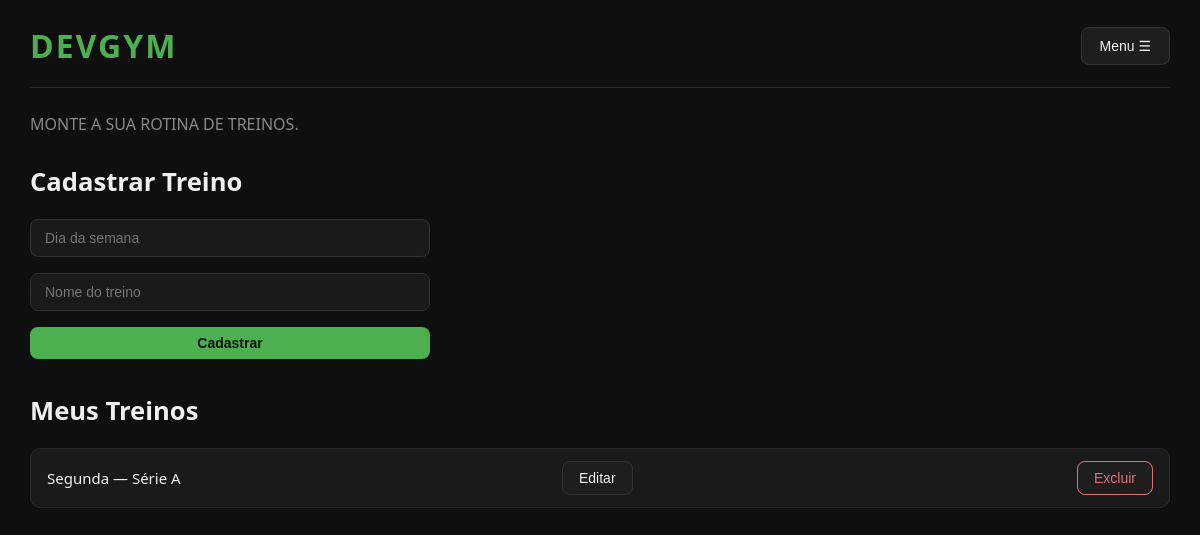
The page / (signed in) on the database as committed earlier.
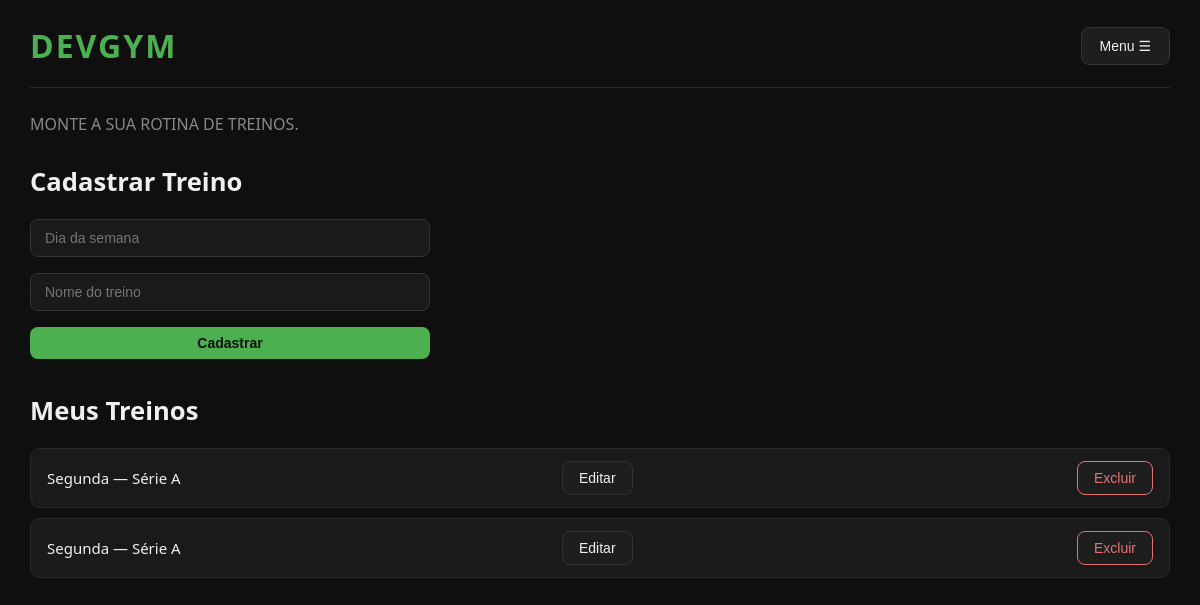
The same page on the database as committed later.
### Projeto academia/app.py (models this page shows)
class Treino(db.Model):
    id = db.Column(db.Integer, primary_key=True)
    dia_semana = db.Column(db.String(20), nullable=False)
    nome = db.Column(db.String(100), nullable=False)
    usuario_id = db.Column(db.Integer, db.ForeignKey('usuario.id'), nullable=False)
    data_criacao = db.Column(db.DateTime, default=datetime.utcnow)
    ativo = db.Column(db.Boolean, default=True)
    notas = db.Column(db.Text, default="")
    exercicios = db.relationship('Exercicio', backref='treino', cascade="all, delete-orphan")

### Projeto academia/app.py (the view)
@app.route('/')
def index():
    if 'usuario_id' not in session:
        return redirect('/login')
    treinos = Treino.query.filter_by(usuario_id=session['usuario_id'], ativo=True).all()
    return render_template('index.html', treinos=treinos)

### Projeto academia/templates/index.html
{% extends 'base.html' %}
{% block content %}
<p style="color: #888; margin-bottom: 24px;">MONTE A SUA ROTINA DE TREINOS.</p>
<h2>Cadastrar Treino</h2>
<form action="/treino" method="post" style="max-width: 400px;">
    <input type="text" name="dia_semana" placeholder="Dia da semana">
    <input type="text" name="nome_treino" placeholder="Nome do treino">
    <button type="submit">Cadastrar</button>
</form>
<h2 style="margin-top: 32px;">Meus Treinos</h2>
{% for treino in treinos %}
<div class="treino-item">
    <a href="/treino/{{ treino.id }}">{{ treino.dia_semana }} — {{ treino.nome }}</a>
    <a href="/treino/{{ treino.id }}/editar">
        <button>Editar</button>
    </a>
    <form action="/treino/{{ treino.id }}/delete" method="post">
        <button type="button" onclick="this.closest('form').submit()" style="background:#1e1e1e; border-color:#e57373; color:#e57373;">Excluir</button>
    </form>
</div>
{% else %}
<p style="color: #555;">Nenhum treino cadastrado ainda.</p>
{% endfor %}
{% endblock %}

Rows that differ between the two databases and show on the page:
added Treino: dia_semana "Segunda", nome "Série A"
